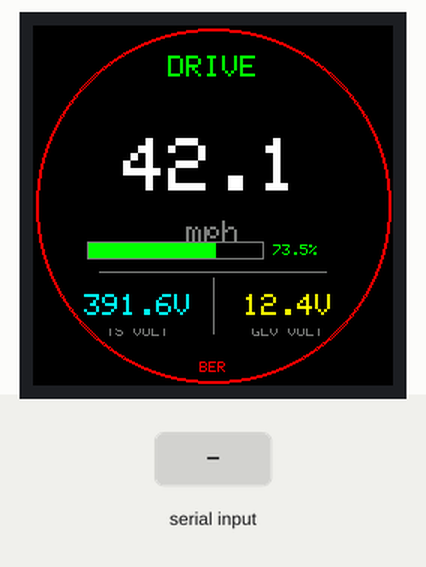
Bench run of a sketch on a simulated ESP32. Shown: 240×240 colour display. The test bench sets the inputs (shaded band). What the sketch prints to the serial monitor is not drawn.

Above: at 3.5 s.
3.6 s: "soc 1\n" received over Serial
At 4.8 s:
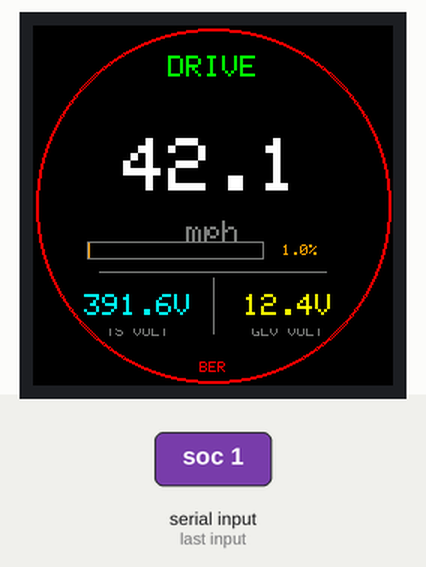
5.1 s: "mode\n" received over Serial
At 5.9 s:
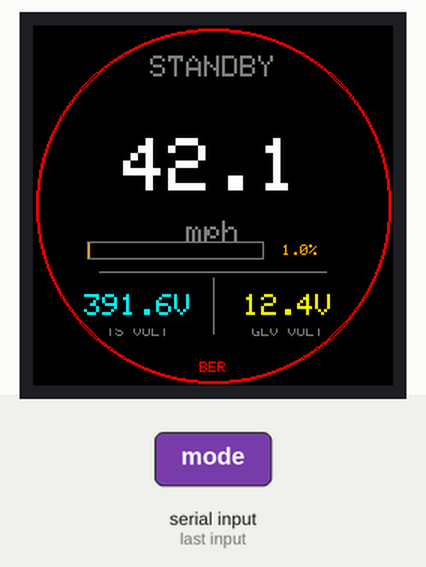
Timing chart, 0 to 8.1 s (numbered marks = the images above; inputs shaded):
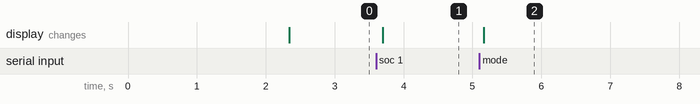

The sketch:

Dash_UI_1.ino
```cpp
/*
 * ============================================================
 *  BER (Bearcats Electric Racing) — Driver Dashboard UI
 *  Target:  GC9A01A 240×240 round TFT display
 *  MCU:     ESP32 (any variant with SPI)
 *  Library: Adafruit_GC9A01A + Adafruit_GFX
 *
 *  Wiring (VSPI defaults — adjust to your hardware):
 *    GC9A01A CS   -> GPIO 17
 *    GC9A01A DC   -> GPIO 19
 *    GC9A01A RST  -> GPIO 5
 *    GC9A01A SCL  -> GPIO 18  (SPI CLK)
 *    GC9A01A SDA  -> GPIO 23  (SPI MOSI)
 *    GC9A01A VCC  → 3.3 V
 *    GC9A01A GND  → GND
 *
 *  STAGE: Step 4 — hardcoded values, no CAN yet.
 *         Replace the "HARDCODED DATA" block with CAN reads
 *         once the bus is wired up (Step 5 → 6).
 * ============================================================
 */

#include <Adafruit_GFX.h>
#include <Adafruit_GC9A01A.h>
#include <SPI.h>

// ── Pin definitions ──────────────────────────────────────────
#define TFT_CS    17
#define TFT_DC    19
#define TFT_RST    5
#define TFT_SCLK  18
#define TFT_MOSI  23
#define TFT_MISO  -1
#define TFT_BL    -1  // Set to your BL/LED GPIO if the backlight is not tied to 3.3V.

Adafruit_GC9A01A tft(&SPI, TFT_DC, TFT_CS, TFT_RST);

// ── Display constants ─────────────────────────────────────────
#define SCREEN_W  240
#define SCREEN_H  240
#define CX        120   // centre X
#define CY        120   // centre Y
#define TS_X       70
#define GLV_X     170

// ── BER Colour palette ────────────────────────────────────────
//  GFX uses 16-bit RGB565
#define CLR_BG        0x0000  // Black
#define CLR_ACCENT    0xF800  // Bearcat Red
#define CLR_WHITE     0xFFFF
#define CLR_GREY      0x7BEF
#define CLR_YELLOW    0xFFE0
#define CLR_GREEN     0x07E0
#define CLR_ORANGE    0xFD20
#define CLR_CYAN      0x07FF

// ── Driver Mode strings (replace numbers from DBC) ───────────
//  Map whatever integer your BMS/ECU sends to one of these
const char* MODE_STRINGS[] = {
  "STANDBY",   // 0
  "DRIVE",     // 1
  "REGEN",     // 2
  "ENDURANCE", // 3
  "SPORT",     // 4
  "LIMP",      // 5 — fault / reduced power
};
#define NUM_MODES 6

// ── Data struct (populated by CAN later) ─────────────────────
struct DashData {
  float  soc_pct;       // 0.0 – 100.0
  float  speed_mph;     // vehicle speed
  float  ts_voltage;    // Tractive System voltage (V)
  float  glv_voltage;   // Grounded Low Voltage (V)
  uint8_t driver_mode;  // index into MODE_STRINGS[]
  bool   fault;         // generic fault flag
};

// ════════════════════════════════════════════════════════════
//  TEST DATA  ← replace this block with CAN reads
// ════════════════════════════════════════════════════════════
DashData dashData = {
  73.5f,   // soc_pct
  42.1f,   // speed_mph
  391.6f,  // ts_voltage
  12.4f,   // glv_voltage
  1,       // driver_mode ("DRIVE")
  false    // fault
};

String serialLine;

void printSerialHelp() {
  Serial.println();
  Serial.println("Serial controls:");
  Serial.println("  speed <mph>    e.g. speed 42.1");
  Serial.println("  soc <percent>  e.g. soc 73.5");
  Serial.println("  ts <volts>     e.g. ts 391.6");
  Serial.println("  glv <volts>    e.g. glv 12.4");
  Serial.println("  mode <0-5>     0 STANDBY, 1 DRIVE, 2 REGEN, 3 ENDURANCE, 4 SPORT, 5 LIMP");
  Serial.println("  fault <0|1>    fault 1 shows overlay, fault 0 clears it");
  Serial.println("  show           print current values");
  Serial.println("  help           print this list");
  Serial.println();
}

float clampFloat(float value, float minValue, float maxValue) {
  if (value < minValue) return minValue;
  if (value > maxValue) return maxValue;
  return value;
}

void printDashData() {
  Serial.print("speed=");
  Serial.print(dashData.speed_mph, 1);
  Serial.print(" mph, soc=");
  Serial.print(dashData.soc_pct, 1);
  Serial.print("%, ts=");
  Serial.print(dashData.ts_voltage, 1);
  Serial.print("V, glv=");
  Serial.print(dashData.glv_voltage, 1);
  Serial.print("V, mode=");
  Serial.print(dashData.driver_mode);
  Serial.print(" (");
  Serial.print((dashData.driver_mode < NUM_MODES) ? MODE_STRINGS[dashData.driver_mode] : "UNKNOWN");
  Serial.print("), fault=");
  Serial.println(dashData.fault ? 1 : 0);
}

void handleSerialCommand(String line) {
  line.trim();
  line.toLowerCase();
  if (line.length() == 0) return;

  int spaceIndex = line.indexOf(' ');
  String cmd = (spaceIndex >= 0) ? line.substring(0, spaceIndex) : line;
  String arg = (spaceIndex >= 0) ? line.substring(spaceIndex + 1) : "";
  arg.trim();

  if (cmd == "help" || cmd == "?") {
    printSerialHelp();
  } else if (cmd == "show") {
    printDashData();
  } else if (cmd == "speed") {
    dashData.speed_mph = clampFloat(arg.toFloat(), 0.0f, 999.9f);
    printDashData();
  } else if (cmd == "soc") {
    dashData.soc_pct = clampFloat(arg.toFloat(), 0.0f, 100.0f);
    printDashData();
  } else if (cmd == "ts") {
    dashData.ts_voltage = clampFloat(arg.toFloat(), 0.0f, 999.9f);
    printDashData();
  } else if (cmd == "glv") {
    dashData.glv_voltage = clampFloat(arg.toFloat(), 0.0f, 99.9f);
    printDashData();
  } else if (cmd == "mode") {
    dashData.driver_mode = (uint8_t)clampFloat(arg.toFloat(), 0.0f, NUM_MODES - 1);
    printDashData();
  } else if (cmd == "fault") {
    dashData.fault = (arg.toInt() != 0);
    printDashData();
  } else {
    Serial.print("Unknown command: ");
    Serial.println(cmd);
    printSerialHelp();
  }
}

void readSerialControls() {
  while (Serial.available() > 0) {
    char c = (char)Serial.read();
    if (c == '\n' || c == '\r') {
      if (serialLine.length() > 0) {
        handleSerialCommand(serialLine);
        serialLine = "";
      }
    } else {
      serialLine += c;
      if (serialLine.length() > 64) {
        serialLine = "";
        Serial.println("Command too long. Type help for commands.");
      }
    }
  }
}

DashData getData() {
  return dashData;
}
// ════════════════════════════════════════════════════════════

// ── Layout constants (all in pixels) ─────────────────────────
// The 240×240 circle gives us comfortable room for six zones:
//
//   ┌──────────────────────────────┐
//   │     [MODE]   top-centre      │   y ≈ 28
//   │   [SPEED]  large, centre     │   y ≈ 90
//   │    "mph"   sub-label         │   y ≈ 130
//   │  [SoC bar]  horizontal       │   y ≈ 155
//   │  [SoC %]   right of bar      │
//   │  [TS V]        [GLV V]       │   y ≈ 185
//   │  "TS VOLT"    "GLV VOLT"     │
//   └──────────────────────────────┘

// ── Helper: draw a centred string ────────────────────────────
void drawCentredString(const char* str, int16_t x, int16_t y,
                       uint8_t textSize, uint16_t colour) {
  tft.setTextSize(textSize);
  tft.setTextColor(colour);
  int16_t bx, by;
  uint16_t bw, bh;
  tft.getTextBounds(str, 0, 0, &bx, &by, &bw, &bh);
  tft.setCursor(x - (int16_t)(bw / 2), y - (int16_t)(bh / 2));
  tft.print(str);
}

// ── Helper: right-aligned string ─────────────────────────────
void drawRightString(const char* str, int16_t x, int16_t y,
                     uint8_t textSize, uint16_t colour) {
  tft.setTextSize(textSize);
  tft.setTextColor(colour);
  int16_t bx, by;
  uint16_t bw, bh;
  tft.getTextBounds(str, 0, 0, &bx, &by, &bw, &bh);
  tft.setCursor(x - (int16_t)bw, y - (int16_t)(bh / 2));
  tft.print(str);
}

// ── Helper: erase a rectangular region ───────────────────────
void clearRegion(int16_t x, int16_t y, uint16_t w, uint16_t h) {
  tft.fillRect(x, y, w, h, CLR_BG);
}

// ── SoC colour ramp ──────────────────────────────────────────
uint16_t socColour(float pct) {
  if (pct > 50.0f) return CLR_GREEN;
  if (pct > 20.0f) return CLR_YELLOW;
  return CLR_ORANGE;   // critical
}

// ── Mode badge colour ─────────────────────────────────────────
uint16_t modeColour(uint8_t mode) {
  switch (mode) {
    case 0: return CLR_GREY;    // STANDBY
    case 1: return CLR_GREEN;   // DRIVE
    case 2: return CLR_CYAN;    // REGEN
    case 3: return CLR_WHITE;   // ENDURANCE
    case 4: return CLR_YELLOW;  // SPORT
    case 5: return CLR_ORANGE;  // LIMP
    default: return CLR_GREY;
  }
}

// ── Draw static chrome (drawn once on boot) ───────────────────
void drawOuterRing() {
  tft.drawCircle(CX, CY, 118, CLR_ACCENT);
  tft.drawCircle(CX, CY, 117, CLR_ACCENT);
}

void drawChrome() {
  drawOuterRing();

  // Divider line above voltage row
  tft.drawFastHLine(44, 164, 152, CLR_GREY);

  // Divider between TS and GLV columns
  tft.drawFastVLine(CX, 168, 38, CLR_GREY);

  // Static sub-labels
  drawCentredString("mph",      CX,   138, 2, CLR_GREY);
  drawCentredString("TS VOLT",  TS_X,  204, 1, CLR_GREY);
  drawCentredString("GLV VOLT", GLV_X, 204, 1, CLR_GREY);

  // "BER" watermark - very small, bottom of circle
  drawCentredString("BER", CX, 228, 1, CLR_ACCENT);
}

// ── Draw / update the Mode badge ─────────────────────────────
void drawMode(uint8_t mode) {
  clearRegion(40, 16, 160, 24);
  const char* label = (mode < NUM_MODES) ? MODE_STRINGS[mode] : "UNKNOWN";
  drawCentredString(label, CX, 28, 2, modeColour(mode));
}

// ── Draw / update Speed (large centre number) ─────────────────
void drawSpeed(float mph) {
  clearRegion(44, 50, 152, 80);
  char buf[8];
  dtostrf(mph, 4, 1, buf);
  drawCentredString(buf, CX, 95, 5, CLR_WHITE);
}

// ── Draw / update SoC bar + percentage ───────────────────────
#define SOC_BAR_X   36
#define SOC_BAR_Y  144
#define SOC_BAR_W  118
#define SOC_BAR_H   12
#define SOC_TEXT_X 160

void drawSoC(float pct) {
  // Background track
  tft.drawRect(SOC_BAR_X, SOC_BAR_Y, SOC_BAR_W, SOC_BAR_H, CLR_GREY);
  tft.fillRect(SOC_BAR_X + 1, SOC_BAR_Y + 1, SOC_BAR_W - 2, SOC_BAR_H - 2, CLR_BG);

  // Fill
  uint16_t fillW = (uint16_t)((pct / 100.0f) * (SOC_BAR_W - 2));
  if (fillW > SOC_BAR_W - 2) fillW = SOC_BAR_W - 2;
  tft.fillRect(SOC_BAR_X + 1, SOC_BAR_Y + 1, fillW, SOC_BAR_H - 2, socColour(pct));

  // Percentage label right of bar
  char buf[8];
  snprintf(buf, sizeof(buf), "%4.1f%%", pct);
  clearRegion(SOC_TEXT_X - 2, SOC_BAR_Y - 2, 46, 16);
  tft.setTextSize(1);
  tft.setTextColor(socColour(pct));
  tft.setCursor(SOC_TEXT_X, SOC_BAR_Y + 2);
  tft.print(buf);
}

// ── Draw / update TS voltage ──────────────────────────────────
void drawTSVoltage(float v) {
  clearRegion(32, 170, 76, 32);
  char buf[10];
  dtostrf(v, 5, 1, buf);
  strncat(buf, "V", sizeof(buf) - strlen(buf) - 1);
  drawCentredString(buf, TS_X, 187, 2, CLR_CYAN);
}

// ── Draw / update GLV voltage ─────────────────────────────────
void drawGLVVoltage(float v) {
  clearRegion(132, 170, 76, 32);
  char buf[10];
  dtostrf(v, 4, 1, buf);
  strncat(buf, "V", sizeof(buf) - strlen(buf) - 1);
  drawCentredString(buf, GLV_X, 187, 2, CLR_YELLOW);
}

// ── Fault overlay (full screen flash) ────────────────────────
void drawFaultOverlay(bool fault) {
  if (fault) {
    tft.drawRect(10, 10, 220, 220, CLR_ORANGE);
    tft.drawRect(11, 11, 218, 218, CLR_ORANGE);
    drawCentredString("! FAULT !", CX, CY + 40, 2, CLR_ORANGE);
  }
}

// ─────────────────────────────────────────────────────────────
//  Full redraw helper (call on first paint and after fault clears)
// ─────────────────────────────────────────────────────────────
void fullRedraw(const DashData& d) {
  tft.fillScreen(CLR_BG);
  drawChrome();
  drawMode(d.driver_mode);
  drawSpeed(d.speed_mph);
  drawSoC(d.soc_pct);
  drawTSVoltage(d.ts_voltage);
  drawGLVVoltage(d.glv_voltage);
  drawOuterRing();
  if (d.fault) drawFaultOverlay(true);
}

// ─────────────────────────────────────────────────────────────
//  Partial update — only repaint changed values, no flicker
// ─────────────────────────────────────────────────────────────
void partialUpdate(const DashData& prev, const DashData& curr) {
  if (curr.driver_mode != prev.driver_mode) drawMode(curr.driver_mode);
  if (curr.speed_mph   != prev.speed_mph)   drawSpeed(curr.speed_mph);
  if (curr.soc_pct     != prev.soc_pct)     drawSoC(curr.soc_pct);
  if (curr.ts_voltage  != prev.ts_voltage)  drawTSVoltage(curr.ts_voltage);
  if (curr.glv_voltage != prev.glv_voltage) drawGLVVoltage(curr.glv_voltage);

  // Fault is special — full redraw to clear or show overlay
  drawOuterRing();

  if (curr.fault != prev.fault) {
    if (curr.fault) drawFaultOverlay(true);
    else            fullRedraw(curr);   // clear fault, repaint clean
  }
}

// ─────────────────────────────────────────────────────────────
//  setup / loop
// ─────────────────────────────────────────────────────────────
DashData prevData = {};

void setup() {
  Serial.begin(115200);

#if TFT_BL >= 0
  pinMode(TFT_BL, OUTPUT);
  digitalWrite(TFT_BL, HIGH);
#endif

  SPI.begin(TFT_SCLK, TFT_MISO, TFT_MOSI, TFT_CS);
  tft.begin(20000000);
  tft.setRotation(0);   // 0–3; adjust if your mount is rotated

  // Splash — show team name while CAN initialises
  tft.fillScreen(CLR_BG);
  tft.drawCircle(CX, CY, 118, CLR_ACCENT);
  tft.drawCircle(CX, CY, 117, CLR_ACCENT);
  drawCentredString("BEARCATS",   CX, CY - 16, 2, CLR_WHITE);
  drawCentredString("ELECTRIC",   CX, CY,       2, CLR_ACCENT);
  drawCentredString("RACING",     CX, CY + 16,  2, CLR_WHITE);
  delay(2000);

  // Initial paint with hardcoded (or first CAN) data
  DashData d = getData();
  fullRedraw(d);
  prevData = d;

  Serial.println("[BER] Dashboard ready.");
  printSerialHelp();
}

void loop() {
  // ── Step 5/6: replace getData() with a CAN read function ──
  //   e.g.:  DashData d = readFromCAN();
  readSerialControls();
  DashData d = getData();

  partialUpdate(prevData, d);
  prevData = d;

  delay(100);   // ~10 Hz refresh — fast enough for in-car telemetry
}
```

Measured:
- after the input at 3.6 s, the display: changes after 0.10 s (image 1)
- after the input at 5.1 s, the display: changes after 0.06 s (image 2)
